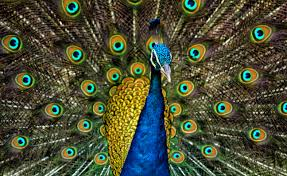
#> input picture download.jpeg, 287 x 176 px
$ jupyter execute project.ipynb
#> lines starting #> are read from the running program, lines starting #| are printed output that depends on the picture; after the words box and inside, x2 and y2 are one past the last pixel; in counts of white or black regions, pixels touching at a corner belong together
[cell 1]
# Importing the libs

import numpy as np
import matplotlib.pyplot as plt
import cv2 as cv
from skimage import color
from skimage.transform import hough_circle, hough_circle_peaks
from skimage.feature import canny
from skimage.draw import circle_perimeter
from skimage.util import img_as_ubyte

[cell 2]
# Loading the image
x = cv.imread("./download.jpeg")
#> x is the input picture: shape (176, 287, 3); mean B, G, R 53.8, 77.4, 73.8
x = cv.cvtColor(x,cv.COLOR_BGR2GRAY)
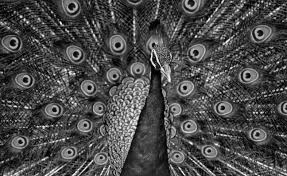
#> x: shape (176, 287); min 0, max 254, mean 73.6

# Calculating the parameters for canny edge detection using otsu threshold
high_thresh, thresh_im = cv.threshold(x, 0, 255, cv.THRESH_BINARY + cv.THRESH_OTSU)
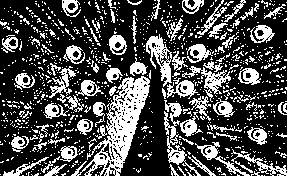
#> thresh_im: shape (176, 287); 29.9% white; 957 white regions (868 under 20 px), largest, box (x1, y1, x2, y2) and area: (71, 76, 150, 176) 2484, (164, 100, 201, 176) 639, (146, 34, 172, 87) 562
#> high_thresh = 89
low_thresh = 0.5*high_thresh
#> low_thresh = 44.5
print(low_thresh,high_thresh)
#| 44.5 89.0

[cell 3]
# Load picture
plt.rcParams["figure.figsize"] = (20,10)
img = cv.imread("./download.jpeg")
img = cv.cvtColor(img,cv.COLOR_BGR2RGB)
gray = cv.cvtColor(img,cv.COLOR_RGB2GRAY)

# Detect edge
image = img_as_ubyte(gray)
edges = canny(image, sigma=2.2, low_threshold=low_thresh, high_threshold=high_thresh)
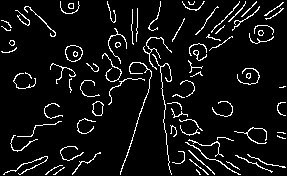
#> edges: shape (176, 287) bool; 6.9% white in thin lines or dots

# Display the edge detected Image
plt.imshow(edges,cmap='gray')
plt.title('Canny edge detector')

$ run again, with down.jpg copied over download.jpeg
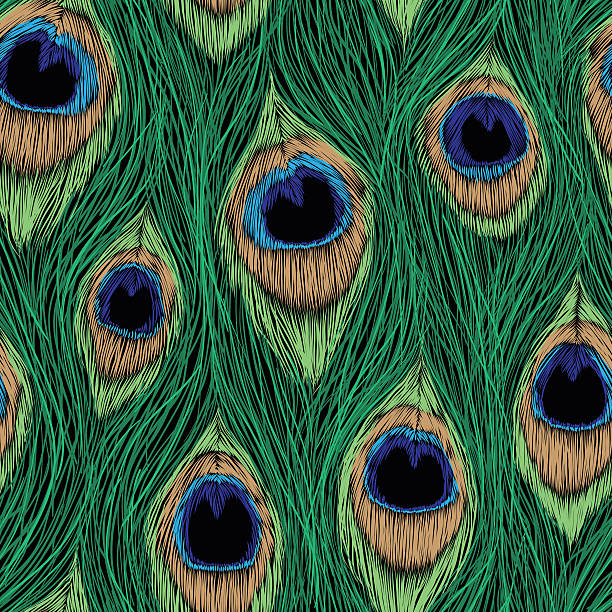
#> input picture down.jpg, 612 x 612 px
#> x is the input picture: shape (612, 612, 3); mean B, G, R 66.6, 92.5, 51.9
#> x: shape (612, 612)
#> `high_thresh, thresh_im = cv.threshold(x, 0, 255, cv.THRESH_BINARY + cv..`:
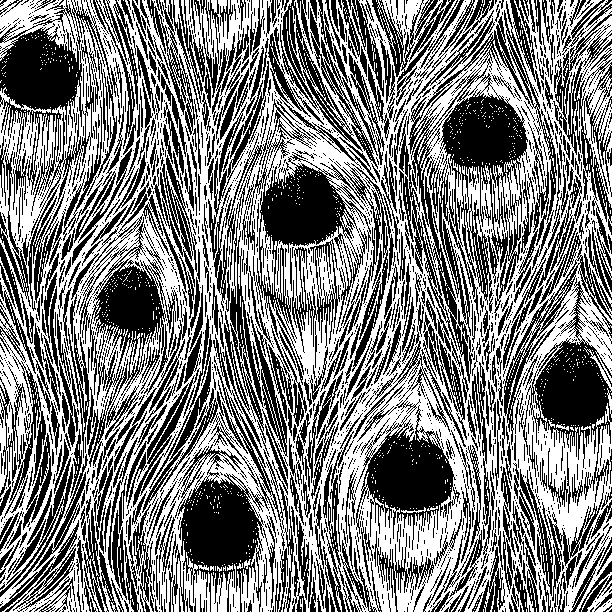
#> thresh_im: shape (612, 612); 49.8% white; 1403 white regions (1362 under 20 px), largest, box (x1, y1, x2, y2) and area: (0, 0, 612, 612) 179663, (211, 564, 240, 612) 828, (260, 215, 275, 295) 563
#> high_thresh = 77
#> low_thresh = 38.5
#| 38.5 77.0
#> `edges = canny(image, sigma=2.2, low_threshold=low_thresh, high_thresho..`:
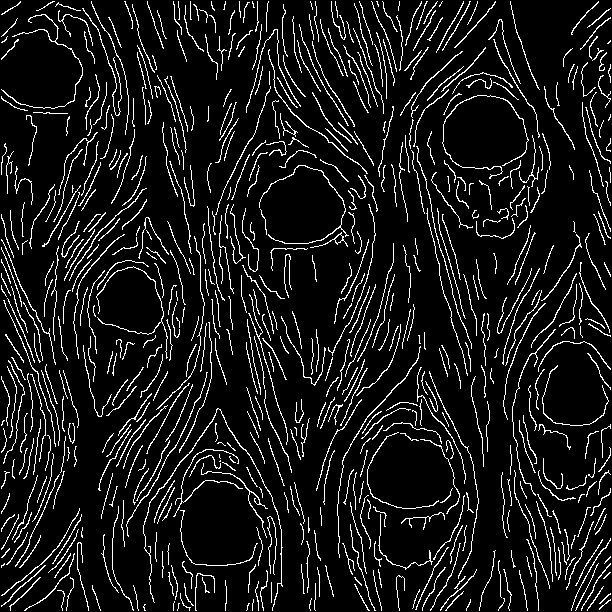
#> edges: shape (612, 612) bool; 9.5% white in thin lines or dots
